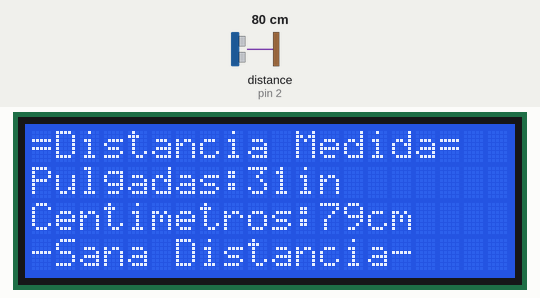
Recording of a sketch running on a simulated Arduino Uno, built with avr-gcc and run on an emulated ATmega328P. Shown: 20×4 character LCD. Wiring (inferred from the names in the program): ultrasonic range finder: trigger pin 3; echo pin 2. Inputs (shaded band) come from the test bench; at power-on: distance to the obstacle (sensor on pin 2) 80 cm. The echo pulse lasts 58.3 µs per cm.

Above: at 1.2 s.
1.3 s: distance to the obstacle (sensor on pin 2) set to 2 cm
At 2.1 s:
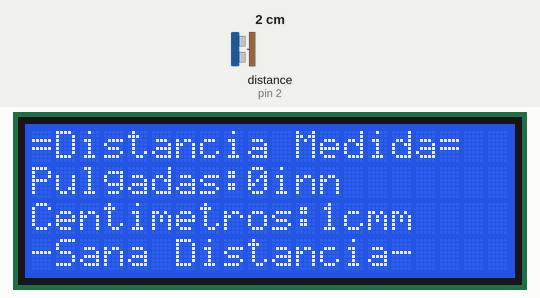
2.8 s: distance to the obstacle (sensor on pin 2) set to 18 cm
At 3.9 s:
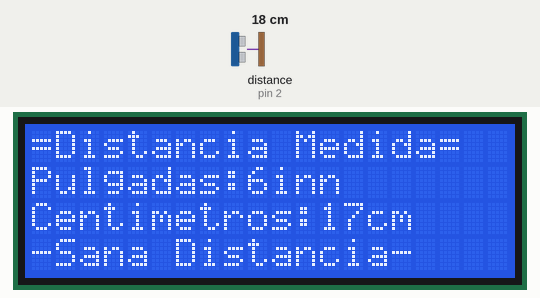
4.4 s: distance to the obstacle (sensor on pin 2) set to 4 cm
At 4.8 s:
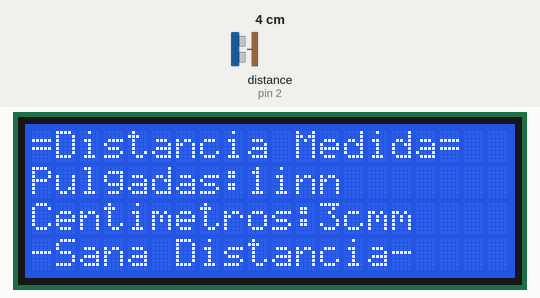
Timing chart, 0 to 7.4 s (numbered marks = the images above; inputs shaded):
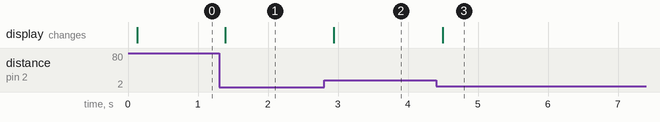

The sketch:

Aplicacion_Sensor_Ultrasonico.ino
```cpp
//******************************************************************************
// Aplicación para la medición de distancia con un sensor Ultrasónico.
//Elementos importantes:
//Se requiere un extensor modelo PCF8574
//Pantalla LCD de 20x4.
//Implementacion del codigo para calcular la distancia presente entre un objeto
//"X" y el sensor ultrasónico.
//
//******************************************************************************
//========[BIBLIOTECAS]========
//Para el manejo de la pantalla de cristal liquido utilizando el protocolo I2C.
#include <LiquidCrystal_I2C.h>

//========[DEFINICIONES]========
// Definicion de direccion de la pantalla LCD y pines definidos para las termi-
//nales del sensor ultrasonico(Trigger y eco)y declarativa de variables usadas.
LiquidCrystal_I2C lcd(0x27,20,4);

int trigPin = 3;            // Trigger
int echoPin = 2;            // Eco
long duration, cm, inches;

//=============================================================================

//========[AJUSTES]========
void setup(){
  Serial.begin(9600);       // Inicialización de puerto serial
  pinMode(trigPin, OUTPUT); // definición de Salidas / Entradas
  pinMode(echoPin, INPUT);

  lcd.begin(20,4);          // Ajuste de la pantalla LCD
}
//========[LAZO PRINCIPAL]========
void loop(){
  // El sensor es disparado por un pulso ("HIGH"-"LOW") de 10 o mas uSegs.
  //Emplear un pulso corto (en "LOW") antes de asefurar un pulso limpio en
  // "HIGH".
  digitalWrite(trigPin, LOW);
  delayMicroseconds(5);
  digitalWrite(trigPin, HIGH);
  delayMicroseconds(10);
  digitalWrite(trigPin, LOW);

  // Lectura de la señal del sensor. Un pulso en nivel "HIGH", cuya duración es
  //el tiempo (en microsegundos) desde el envío de la señal "ping" hasta la re-
  //cepción del eco al rebotar en el objeto detectado.
  pinMode(echoPin, INPUT);
  duration = pulseIn(echoPin, HIGH);


  cm = long((duration/2) / 29.1);  // Conversión del tiempo leído, a distancia.
  inches = long((duration/2) / 73.914);

  // Despliegue de la información calculada y letreros.
 lcd.setCursor(0,0);
  lcd.print("=Distancia Medida=");

  lcd.setCursor(0,1);
  lcd.print("Pulgadas:");
  lcd.print(inches);
  lcd.print("in");

  lcd.setCursor(0,2);
  lcd.print("Centimetros:");
  lcd.print(cm);
  lcd.print("cm");


lcd.setCursor(0,3);
  lcd.print("-Sana Distancia-");


  delay(250);                   //Tiempo de espera para reiniciar proceso
}


//*****************************************************************************
```

Measured:
- after the input at 1.3 s, the display: changes after 0.09 s (image 1)
- after the input at 2.8 s, the display: changes after 0.14 s (image 2)
- after the input at 4.4 s, the display: changes after 0.10 s (image 3)
